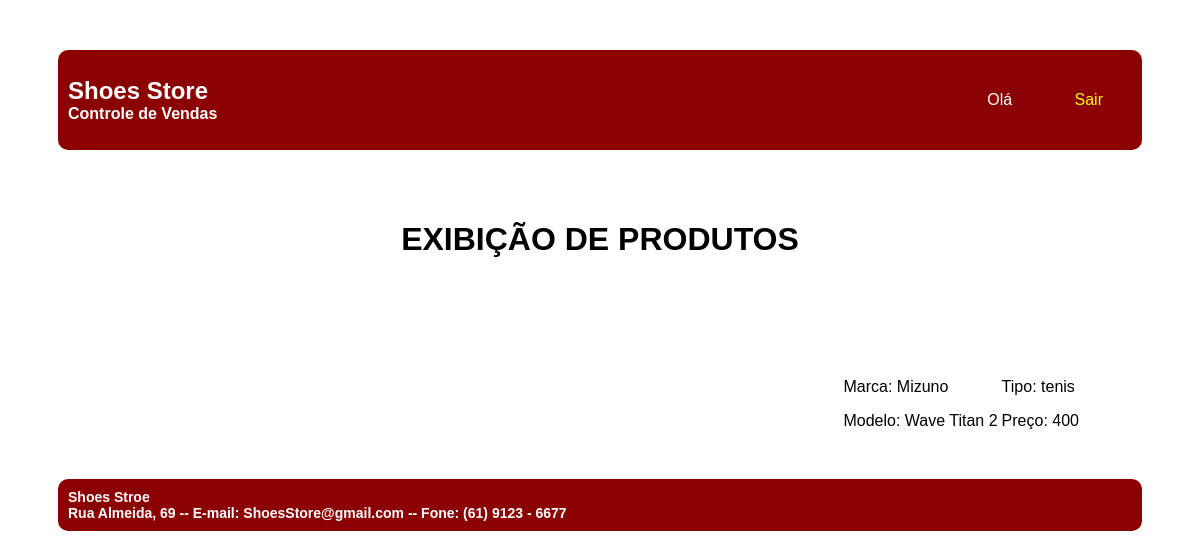
/exibe_prod.php?codigo=1, run on the app's committed database.
### tables this page shows
CREATE TABLE `produtos` (
  `COD_PROD` int(11) NOT NULL,
  `MODELO_PROD` varchar(45) NOT NULL,
  `VALOR_PROD` decimal(10,0) NOT NULL,
  `TIPO_PROD` varchar(45) NOT NULL,
  `FOTO_PROD` varchar(1000) NOT NULL,
  `FILA_COMPRA_PROD` char(1) NOT NULL DEFAULT 'N',
  `MARCA_PROD` varchar(45) DEFAULT NULL,
  `VENDAS_COD_VEN` int(11) DEFAULT NULL
);

### exibe_prod.php (the view, shortened to what this page needs)
?><!DOCTYPE html>
<html>
    <head>
        <link rel="stylesheet" type="text/css" href="css/layout.css">
		<link rel="stylesheet" type="text/css" href="css/menu.css">
    </head>
    <body>
        <div id="principal">
			<div id="topo">
				<div id="logo">
                <h1> Shoes Store </h1>
					<h4> Controle de Vendas </h4>
				</div>
				<div class="menu_global">
					<ul>
						<li> Olá <?php include "validar_login.php";?></li>
                        <li><a href="logout.php" class="active">Sair</a></li>
                    </ul>
				</div>
			</div>
			<div id="conteudo_especifico">
				<div class="div_central centralizar">
					<h1> EXIBIÇÃO DE PRODUTOS </h1>
				</div>
				<div id="funcionalidade" class="div_direita">
					<?php
						$conectar = mysqli_connect ("localhost", "root", "", "shoes-store");
					$codigo_amp = $_GET["codigo"];
					$sql_pesquisa_amp = "SELECT marca_prod, modelo_prod, tipo_prod, valor_prod, foto_prod
											  FROM produtos
											  WHERE cod_prod = '$codigo_amp'";
					$resultado_pesquisa_amp = mysqli_query ($conectar, $sql_pesquisa_amp);
					$registro_amp = mysqli_fetch_row($resultado_pesquisa_amp);
					?>
					<table class="esquerda">
						<tr>
							<td colspan="2">
							</td>
						<tr>
						<tr>
							<td>
								<?php
									echo "<p> Marca: $registro_amp[0] </p>";
									echo "<p> Modelo: $registro_amp[1]</p>";
								?>
							</td>
							<td>
								<?php
									echo "<p> Tipo: $registro_amp[2] </p>";
									echo "<p> Preço: $registro_amp[3]</p>";
								?>
							</td>
						</tr>
					</table>
				</div>
			</div>
			<div id="rodape">
				<div id="texto_institucional">
					<div id="texto_institucional">
                    <h6> Shoes Stroe </h6>
						<h6> Rua Almeida, 69 -- E-mail: ShoesStore@gmail.com -- Fone: (61) 9123 - 6677 </h6>
					</div>
				</div>
		</div>
    </body>
</html>

### css/layout.css (style rules this page uses)
#topo { padding: 10px; display: flex; justify-content: space-between; align-items: center; margin: 0 auto 20px auto; background-color: darkred; color: white; border-radius: 10px; }
#logo h1 { font-size: 24px; margin: 0; }
#logo h4 { font-size: 16px; margin: 0; }
#conteudo_especifico { padding: 10px; display: grid; grid-template-columns: repeat(2, 1fr); grid-gap: 20px; margin: 0 auto 5px auto; }
.div_direita { margin: 15px 50px auto auto; }
.div_central { margin: auto; grid-column-start: 1; grid-column-end: 3; }
#rodape { padding: 10px; display: flex; justify-content: space-between; align-items: center; margin: 20px auto 0 auto; background-color: darkred; color: white; border-radius: 10px; }
#rodape h6 { font-size: 14px; margin: 0 12px 0 0; }
.centralizar { text-align: center; padding: 20px; }
.esquerda { text-align: left; }

### css/menu.css (style rules this page uses)
.menu_global a { text-decoration: none; color: black; }
.menu_global a.active { color: yellow; }

### data on the page
produtos: MARCA_PROD "Mizuno", MODELO_PROD "Wave Titan 2", TIPO_PROD "tenis", VALOR_PROD "400"
